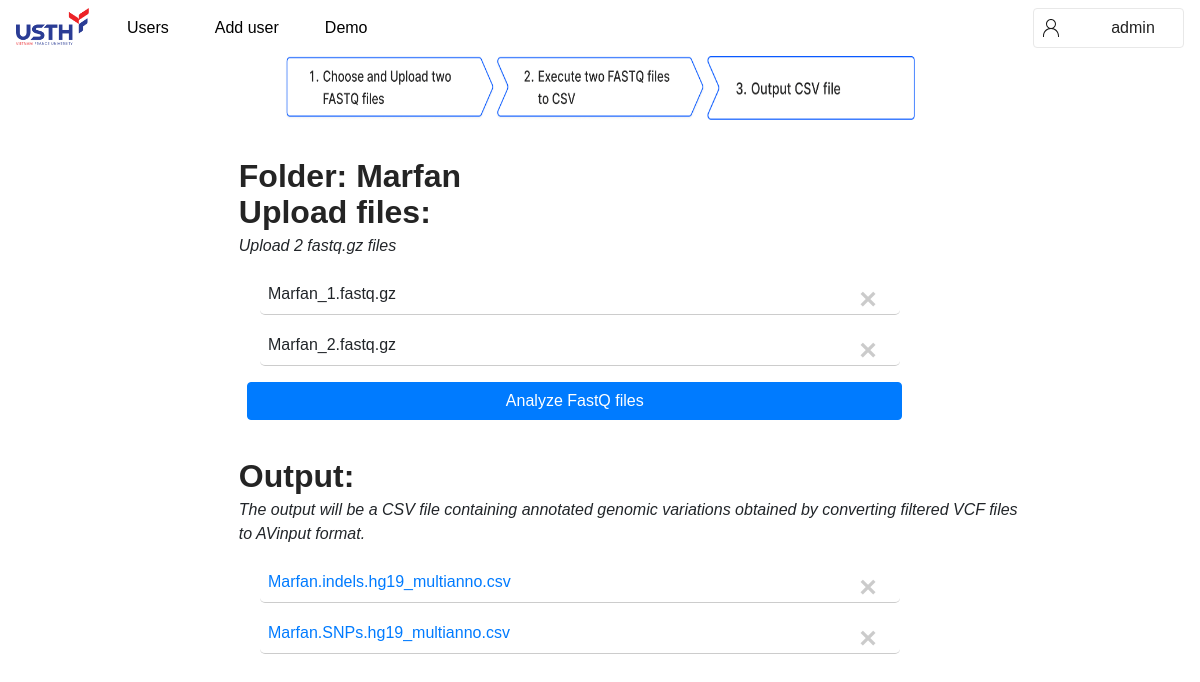
The page /folder/12 (signed in) on the database its author committed.
### function/models.py (models this page shows)
class User(db.Model, UserMixin):
    role = db.Column(db.Integer, default = 2)
    id = db.Column(db.Integer, primary_key = True)
    email = db.Column(db.String(50))
    username = db.Column(db.String(50))
    password = db.Column(db.String(50))

class Folder(db.Model):
    id = db.Column(db.Integer, primary_key = True)
    path = db.Column(db.String(50), nullable = False)
    name = db.Column(db.String(50), nullable = False)
    date = db.Column(db.DateTime(timezone = True), default = func.now())
    user_id = db.Column(db.Integer, db.ForeignKey('user.id'))
    users = db.relationship('User')
    parent_folder_id = db.Column(db.Integer, db.ForeignKey('folder.id'))
    subfolders = db.relationship('Folder', backref=db.backref('parent_folder', remote_side=[id]))

class File(db.Model):
    id = db.Column(db.Integer, primary_key = True)
    path = db.Column(db.String(50), nullable = False)
    name = db.Column(db.String(50), nullable = False)
    date = db.Column(db.DateTime(timezone = True), default = func.now())
    user_id = db.Column(db.Integer, db.ForeignKey('user.id'))
    folder_id = db.Column(db.Integer, db.ForeignKey('folder.id'))
    subfiles = db.relationship('Folder', backref=db.backref('files', lazy='dynamic'))

### app.py (the view, shortened to what this page needs)
@app.route('/folder/<folder_id>', methods=['GET', 'POST'])
@login_required
def get_folder(folder_id):
    folder = Folder.query.get_or_404(folder_id)
    file = File.query.filter_by(folder_id=folder.id).first()
    subfolders = Folder.query.filter_by(parent_folder_id=folder.id).all()
    subfiles = File.query.filter_by(folder_id=folder.id).all()
    output=[]
    files=[]
    for file in subfiles:
        if file.name.endswith(".csv"):
            output.append(file)
        else:
            files.append(file)
    return render_template('folder.html', folder=folder, subfolders=subfolders, file = file, subfiles = files, output=output, user = current_user)

### app.py (called while the page is built)
@login_manager.user_loader
def load_user(id):
    return User.query.get(int(id))

### templates/folder.html (shortened to what this page needs)
{% extends 'home.html' %}
{% block content %}
<link rel="stylesheet" href="../static/folder.css">
  <div class="form">
    <div class="step">
      {% set sorted_subfiles = subfiles | sort(attribute='name') %}
      <img src="../static/images/step1_color.png" alt="Step 1" class="step-1 step-image">
      {% if sorted_subfiles |length == 2 %}
        <img src="../static/images/step2_color.png" alt="Step 1" class="step-1 step-image">
        {% else %}
        <img src="../static/images/step2.png" alt="Step 1" class="step-1 step-image">
      {% endif %}
      {% if output |length != 0 %}
        <img src="../static/images/step3_color.png" alt="Step 3" class="step-3 step-image">
      {% else %}
        <img src="../static/images/step3.png" alt="Step 3" class="step-3 step-image">
      {% endif %}
    </div>
    <h2 class="title head">Folder: {{ folder.name }}</h2>
    <h2 class="title head">Upload files:</h2>
    <p class="title"><i>Upload 2 fastq.gz files</i></p>
    <ul>
      {% for subfile in subfiles %}
        {% if subfile.name.endswith('.gz') %}
          <div class="file-list name-file">
            <li>{{ subfile.name }}</li>
            <button type="button" class="close" onclick="deleteSubFile('{{ subfile.id }}','{{ subfile.folder_id }}')">
              <span aria-hidden="true">&times;</span>
            </button>
          </div>
        {% endif %}
      {% endfor %}
    </ul>
 <form action="/folder/{{ folder.id }}" method="post" enctype="multipart/form-data" id="uploadForm">
  <div id="fileInputContainer">
	  {% if subfiles|length>=2 %}
    <button type="button" class="btn-primary btn execute-button" id="addFileBtn" onclick="executeF('{{ folder.id }}')">Analyze FastQ files</button>
    {% endif %}
  </div>
</form>
    <div class="ouput-file">
      <h2 class="title head">Output:</h2>
      <p class="title"><i>The output will be a CSV file containing annotated genomic variations obtained by converting filtered VCF files to AVinput format.</i></p>
      <ul>
         {% for subfile in output %}
          {% if subfile.name.endswith('.csv') %}
            <div class="file-list name-file">
              <li><a href="{{ url_for('get_file', file_id=subfile.id) }}">{{ subfile.name }}</a></li>
              <button type="button" class="close" onclick="deleteSubFile('{{ subfile.id }}','{{ subfile.folder_id }}')">
                <span aria-hidden="true">&times;</span>
              </button>
            </div>
          {% endif %}
        {% endfor %}
      </ul>
    </div>
  </div>
{% endblock %}

### templates/base.html (shortened to what this page needs)
<!DOCTYPE html>
<html lang="en">
<head>
    <link
    rel="stylesheet"
    href="https://stackpath.bootstrapcdn.com/bootstrap/4.4.1/css/bootstrap.min.css"
  />
  <link
    rel="stylesheet"
    href="https://stackpath.bootstrapcdn.com/font-awesome/4.7.0/css/font-awesome.min.css"
  />
</head>
<body onload="checkURL()">
    <link rel="stylesheet" href="../static/base.css">
    <nav class="navbar navbar-expand-lg bg-white">
        <div class="collapse navbar-collapse" id="navbar">
                {% if current_user.role==1%}
                    <div class="navbar-nav">
                        <a href="" class="nav-link-spacing logo"><img src="/static/images/usth.png" alt="usth logo"></a>
                        <a href="{{url_for('admin')}}" class="nav-item nav-link nav-link-spacing" id="admin">Users</a>
                        <a href="{{url_for('create_user')}}" class="nav-item nav-link nav-link-spacing " id="create_user">Add user</a>
                        <a href="{{url_for('demo')}}" class="nav-item nav-link nav-link-spacing " id="demo" >Demo</a>
                    </div>
                    <div class="nav-right">
                        <div class="menu_account">
                            <div class="icon_account">
                            </div>
                            <div class="name_account" data-toggle="dropdown">
                                <p class="nav-link username">{{ current_user.username }}</p>
                            </div>
                        </div>
                    </div>
                {% endif %}
        </div>
    </nav>
    {% block content %}
    {% endblock %}
</body>
</html>

### static/base.css (style rules this page uses)
:root { --primary: #007bff; --secondary: #bfc0c0; --white: #fff; --text-clr: #222222; --header-clr: #25273d; --next-btn-hover: #0044ff; --back-btn-hover: #8b8c8c; --hover: #27408B; }
body { font-family: sans-serif; }
.navbar-nav img { width: 100%; }
.navbar { position: sticky; top: 0; z-index: 9999999; width: 100%; min-height: 5vh; }
.logo { width: 73px; }
.nav-right { position: absolute; right: 16px; }
.nav-link-spacing { margin-right: 30px; color: black; font-weight: normal; height: fit-content; }
.navbar { background-color: #00194C; width: 100%; }
.menu_account { display: flex; width: 151px; height: 40px; padding: 8px 9px; justify-content: center; align-items: center; gap: 5px; flex-shrink: 0; border-radius: 4px; border: 1px solid #E8E8E8; background-color: white; }
.name_account { display: flex; width: 110px; height: 20px; flex-direction: column; justify-content: center; flex-shrink: 0; color: var(--black-text, var(--normal-text, #222)); text-align: center; font-size: 16px; font-style: normal; font-weight: 400; line-height: 24px; cursor: pointer; padding-top: 12%; }
.username { min-width: 130px; min-height: 40px; text-overflow: ellipsis; overflow: hidden; }

### static/folder.css (style rules this page uses)
#uploadForm { padding-bottom: 5%; }
.form { max-width: 70%; margin: 0 auto; }
.title { padding-left: 7%; }
.head { color: #242424; font-size: 32px; font-style: normal; font-weight: 600; line-height: 28px; }
.name-file { left: 5%; }
.file-list { position: relative; padding: 1%; border-bottom: 1px solid #ccc; border-radius: 5px; margin-bottom: 10px; align-items: center; gap: 4px; align-self: stretch; width: 80%; }
.file-list li { list-style-type: none; }
.file-list .close { position: absolute; top: 25%; left: 95%; transform: translateX(-50%); border: none; background-color: transparent; color: #999; cursor: pointer; font-size: 30px; display: block; }
.btn { width: 78%; margin-left: 8%; }
.step { display: flex; position: relative; padding-bottom: 5%; align-items: center; justify-content: center; width: 100%; }
.step-image { width: 25%; height: 64px; }

### rows shown on the page
User: username "admin"
Folder: name "Marfan"
File: name "Marfan_1.fastq.gz"
File: name "Marfan_2.fastq.gz"
File: name "Marfan.indels.hg19_multianno.csv"
File: name "Marfan.SNPs.hg19_multianno.csv"
